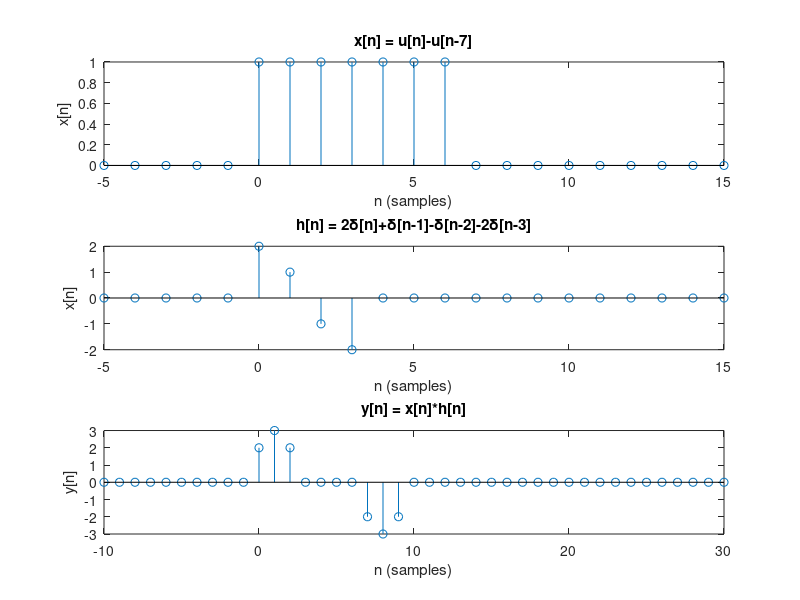

Recreate this plot in MATLAB.
n = [-5:15];
x1 = (n >= 0);
x2 = (n >= 7);
x = x1-x2;
figure('name','Problem 2.7');
subplot(3,1,1);
stem(n,x);
title('x[n] = u[n]-u[n-7]');
xlabel('n (samples)');
ylabel('x[n]');

h = 2*(n == 0)+(n == 1)-(n==2)-2*(n==3);
subplot(3,1,2);
stem(n,h);
title('h[n] = 2\delta[n]+\delta[n-1]-\delta[n-2]-2\delta[n-3]');
xlabel('n (samples)');
ylabel('x[n]');

ny = [-10:30];
y = conv(h,x);
subplot(3,1,3);
stem(ny,y);
title('y[n] = x[n]*h[n]');
xlabel('n (samples)');
ylabel('y[n]');
